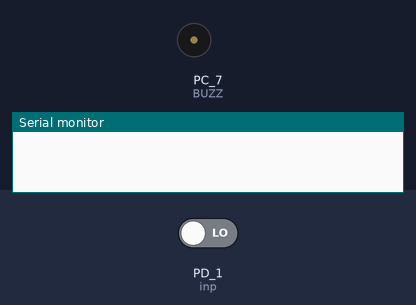
The sketch below on a simulated TI Tiva C LaunchPad. On the bench: buzzer (waves = sounding, pin HIGH), the last lines printed to the serial monitor. The inputs (shaded band) are chosen by the test bench; at power-on: PD_1 (inp) LOW.

Above: at 1.2 s.
1.3 s: PD_1 (inp) driven HIGH
At 2.4 s:
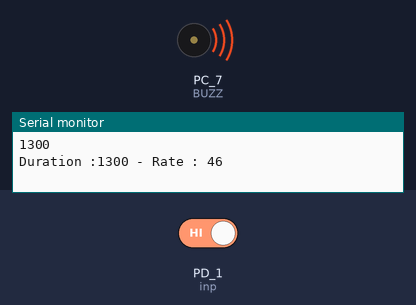
2.8 s: PD_1 (inp) driven LOW
At 3.5 s:
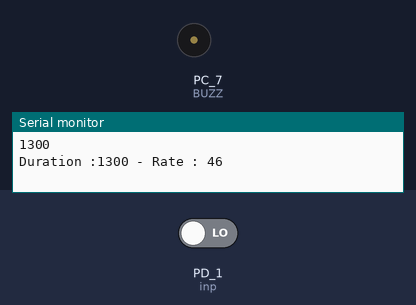
Timing chart, 0 to 5.8 s (numbered marks = the images above; inputs shaded):
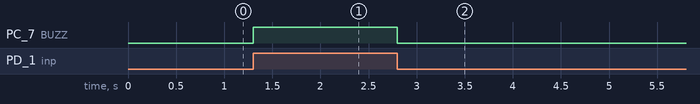

Measured:
- after the input at 1.3 s, PC_7 (BUZZ): LOW → HIGH at once
- after the input at 2.8 s, PC_7 (BUZZ): HIGH → LOW at once

The sketch:

cardiac.ino
```cpp
#define inp PD_1
// -------------- SOUND -------------
#define BUZZ PC_7

void setup()
{
  pinMode(inp,INPUT);
  pinMode(BUZZ,OUTPUT);
  Serial.begin(9600);
}

unsigned long millis1 = 0, current, prev_millis1,duration;
int high = 0, value;
boolean new_pick = false, wasHigh = false;

void loop()
{
  Rate();

}
void Rate()
{
  value = digitalRead(inp);
  //Serial.println(value);
  if(value == 1 && !wasHigh)
  {
    wasHigh = true;
    current = millis();
    Serial.println(current);
    duration = current - millis1;
    millis1 = current;
    int rate = 60000/duration;
    Serial.print("Duration :");
    Serial.print(duration);
    Serial.print(" - Rate : ");
    Serial.println(rate);
    digitalWrite(BUZZ,HIGH);
  }


  if(value == 0 && wasHigh)
  {
    digitalWrite(BUZZ,LOW);
    wasHigh = false;
  }
}

void LongRate()
{
  value = digitalRead(inp);
  //Serial.println(value);
  millis1 = millis();
  if(millis1 - prev_millis1 >= 10000)
  {
    prev_millis1 = millis1;
    Serial.println("Votre fréquence cardiaque est de " + String(high*6) + "/bpm");
    high = 0;
  }
  else
  {
    if(value && !new_pick)
    {
        high += 1;
        new_pick = true;
    }


    if(!value)
      new_pick = false;
  }
}
```
